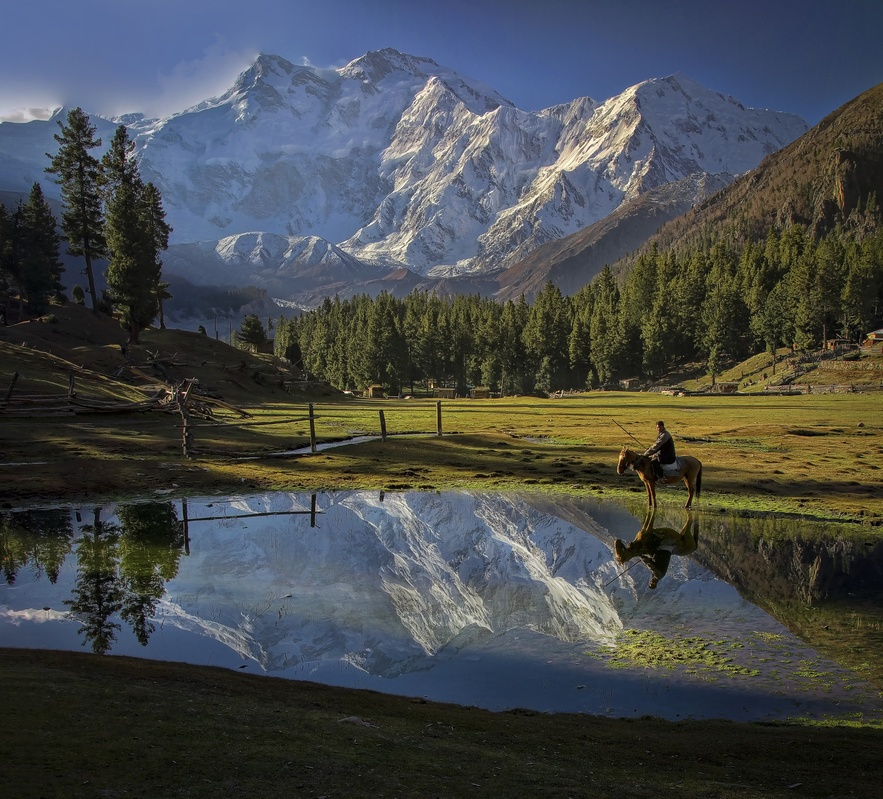
#> input picture dataset/0002.jpeg, 883 x 799 px, shrunk from 2040 x 1848 before the run
$ python -i processing.py   (imports and definitions only)
#> lines starting #> are read from the running program, lines starting #| are printed output that depends on the picture; after the words box and inside, x2 and y2 are one past the last pixel; in counts of white or black regions, pixels touching at a corner belong together
#> further down, picture is the input picture: shape (799, 883, 3); mean B, G, R 75.6, 74.1, 70.2
import cv2
import numpy as np
from pathlib import Path


# ============================================================
# 1. MEDIAN BLUR
# ============================================================

# [88 lines left out: functions median_blur, gaussian_blur, bilateral_filter, sharpen_image, not called in this run]

# ============================================================
# 5. INPAINTING
# ============================================================

def inpaint_image(image, kernel_size=5):
    """
    Khôi phục các vùng nhỏ bị lỗi, đốm hoặc vết xước
    bằng phương pháp Inpainting.
    """
#> called with kernel_size = 5

    if image is None:
        return None

    gray = cv2.cvtColor(
        image,
        cv2.COLOR_BGR2GRAY
    )
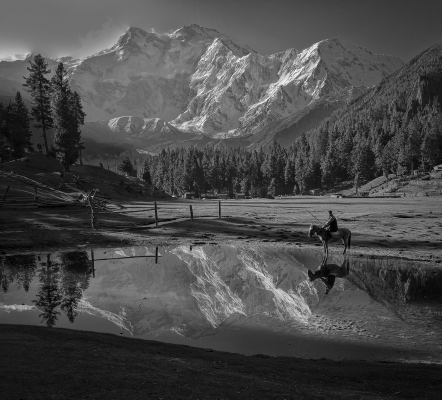
#> gray: shape (799, 883) (shown at 1/2 size); min 0, max 254, mean 73.1

    kernel_size = max(3, int(kernel_size))

    if kernel_size % 2 == 0:
        kernel_size += 1

    # Phát hiện các vùng tối bất thường
    kernel = cv2.getStructuringElement(
        cv2.MORPH_ELLIPSE,
        (kernel_size, kernel_size)
    )

    blackhat = cv2.morphologyEx(
        gray,
        cv2.MORPH_BLACKHAT,
        kernel
    )
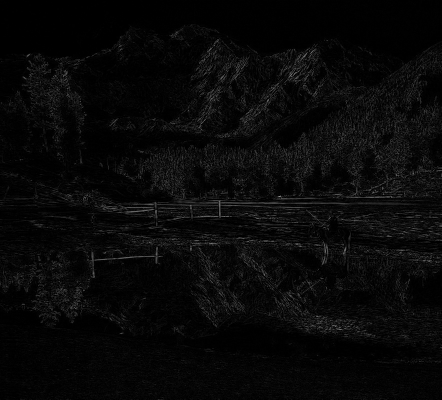
#> blackhat: shape (799, 883) (shown at 1/2 size); min 0, max 180, mean 8.4

    # Phát hiện vùng lỗi
    _, mask = cv2.threshold(
        blackhat,
        15,
        255,
        cv2.THRESH_BINARY
    )
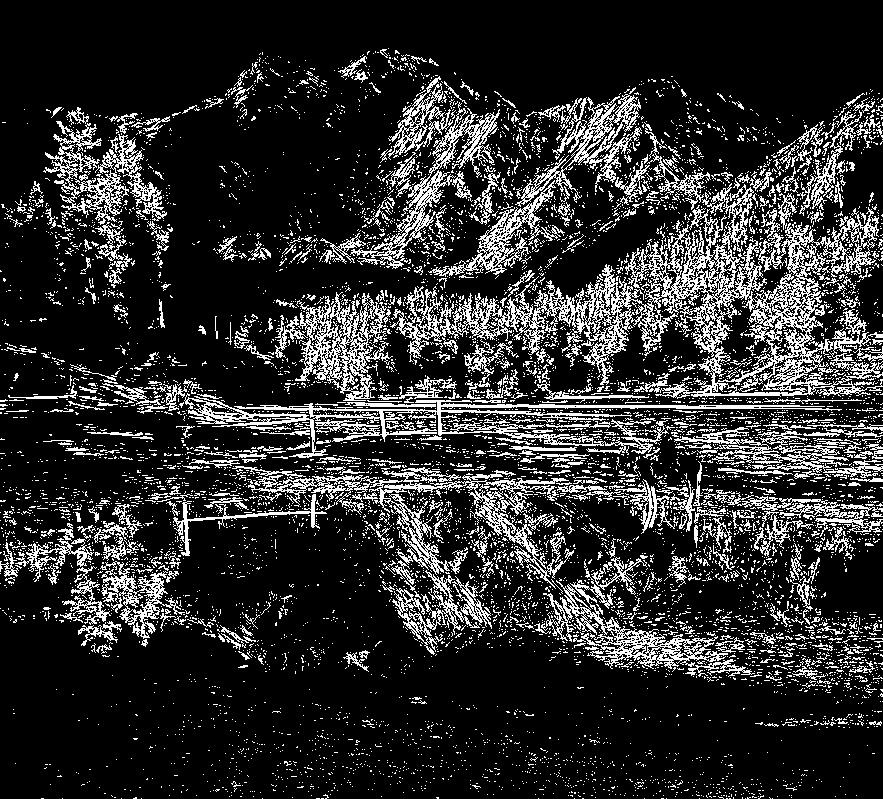
#> mask: shape (799, 883); 17.8% white in thin lines or dots

    # Loại bỏ vùng nhiễu rất nhỏ
    mask = cv2.morphologyEx(
        mask,
        cv2.MORPH_OPEN,
        np.ones((3, 3), np.uint8)
    )
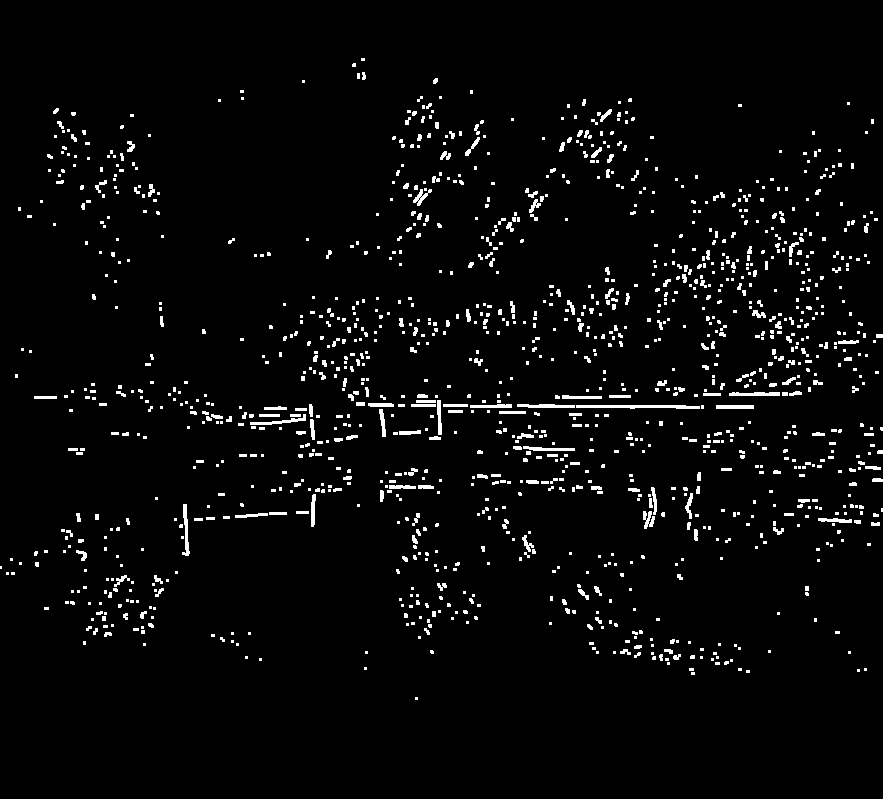
#> mask: shape (799, 883); 3.4% white; 1309 white regions (993 under 20 px), largest, box (x1, y1, x2, y2) and area: (576, 405, 700, 409) 387, (182, 504, 190, 556) 199, (517, 404, 575, 408) 191

    # Làm rộng nhẹ vùng cần khôi phục
    mask = cv2.dilate(
        mask,
        np.ones((3, 3), np.uint8),
        iterations=1
    )
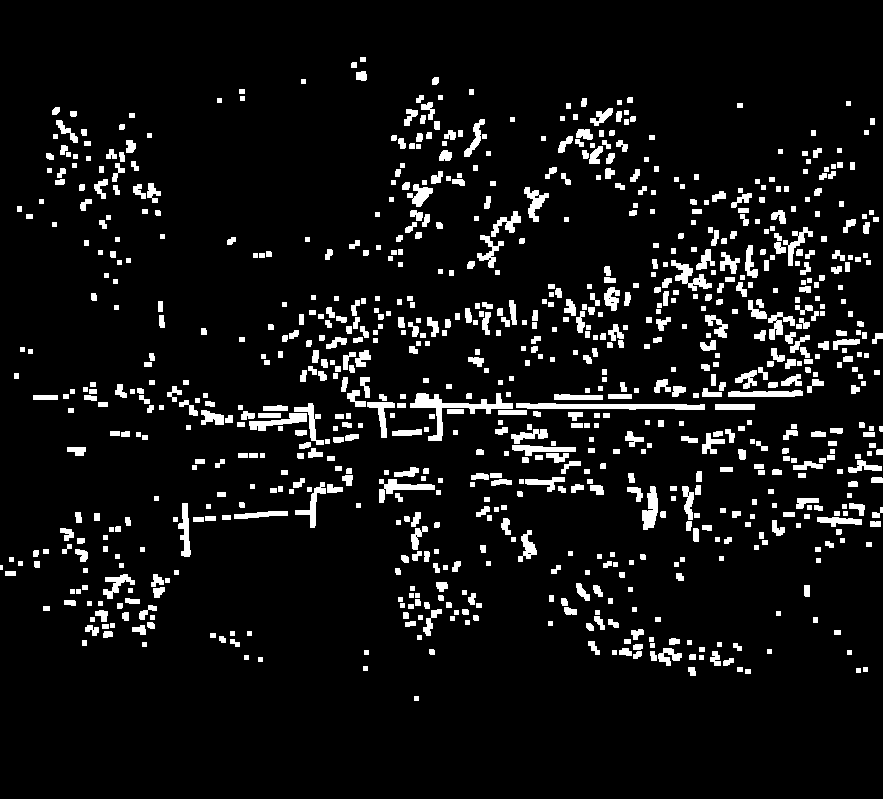
#> mask: shape (799, 883); 7.5% white; 861 white regions (1 under 20 px), largest, box (x1, y1, x2, y2) and area: (410, 393, 513, 441) 1109, (516, 403, 705, 410) 990, (379, 479, 435, 503) 473

    # Inpainting
    result = cv2.inpaint(
        image,
        mask,
        3,
        cv2.INPAINT_TELEA
    )
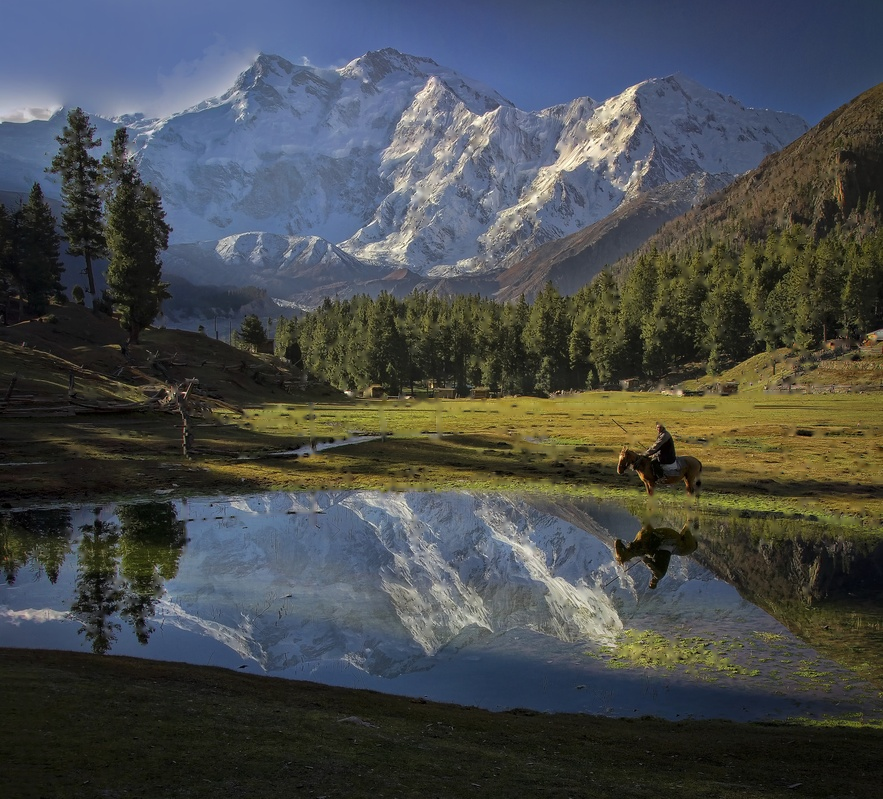
#> result: shape (799, 883, 3); mean B, G, R 76.4, 75.4, 71.5

    return result


# ============================================================
# 6. RESTORE IMAGE
# ============================================================

# [192 lines left out: functions restore_image, compare_methods, process_batch, not called in this run]

>>> import cv2
>>> picture = cv2.imread('dataset/0002.jpeg')
>>> result = inpaint_image(picture)

$ run again, on dataset/0003.jpeg
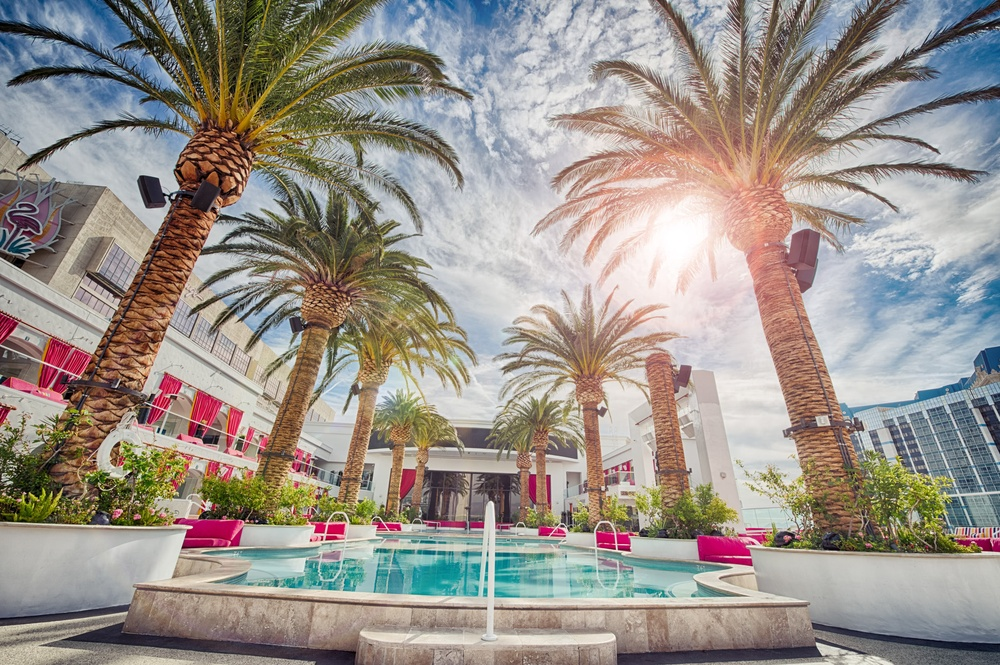
#> input picture dataset/0003.jpeg, 1000 x 665 px, shrunk from 2040 x 1356 before the run
#> picture is the input picture: shape (665, 1000, 3); mean B, G, R 139.8, 146.8, 154
#> in inpaint_image, `_, mask = cv2.threshold( blackhat, 15, 255, cv2.THRESH_BINARY )`:
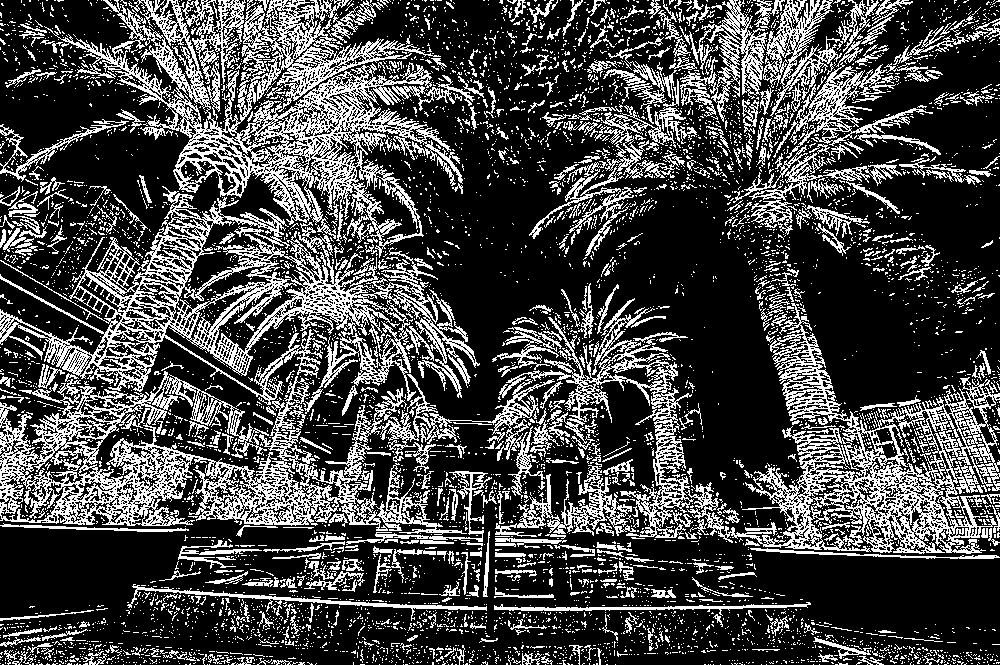
#> mask: shape (665, 1000); 27.5% white in thin lines or dots
#> in inpaint_image, `result = cv2.inpaint( image, mask, 3, cv2.INPAINT_TELEA )`:
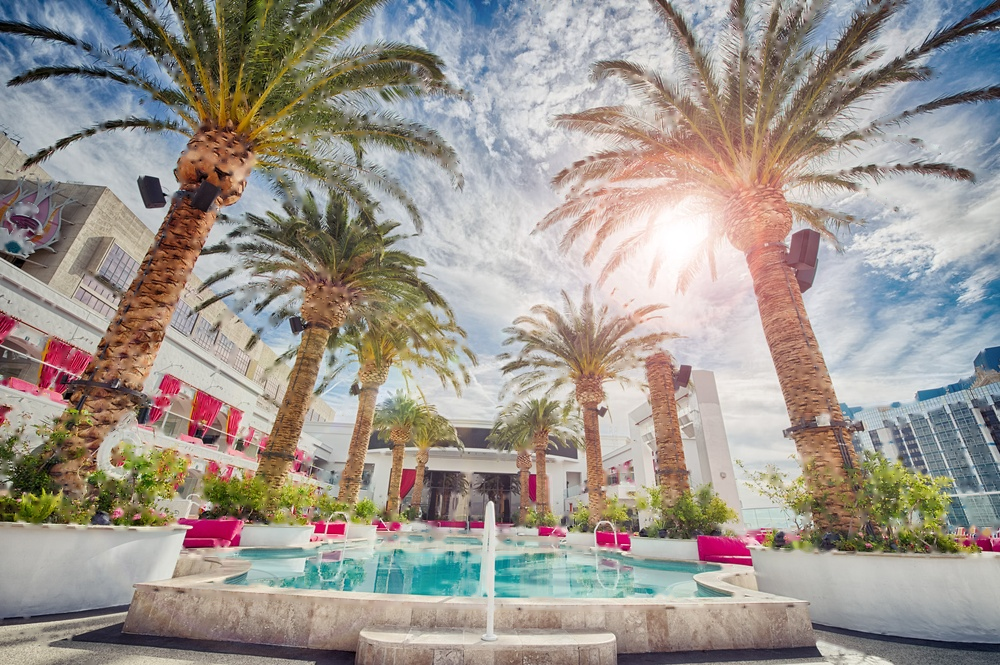
#> result: shape (665, 1000, 3); mean B, G, R 143.4, 150.7, 157.7

$ run again, on dataset/0006.jpeg
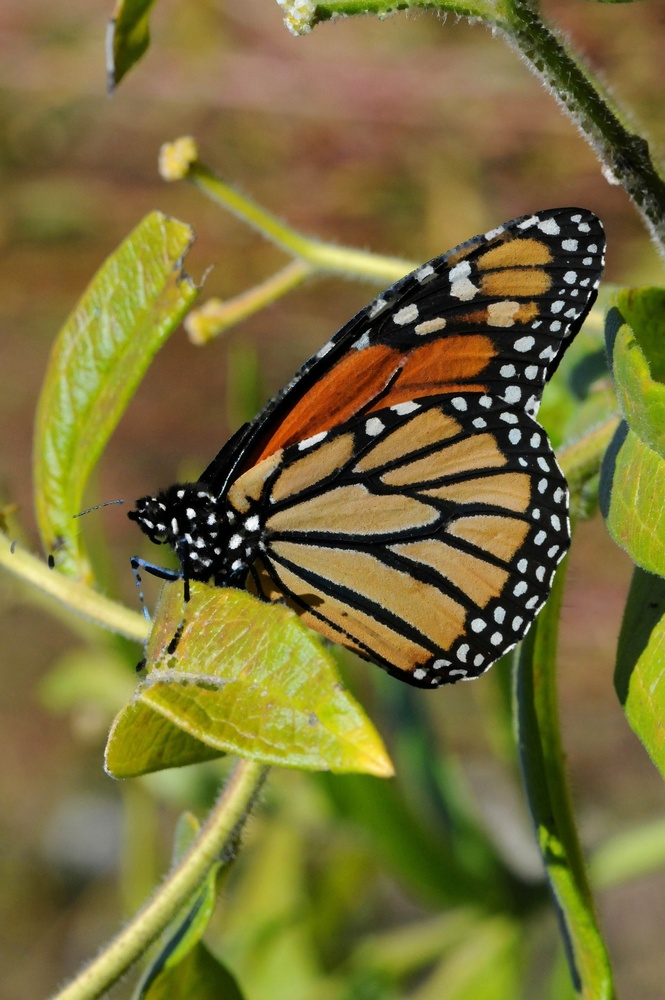
#> input picture dataset/0006.jpeg, 665 x 1000 px, shrunk from 1356 x 2040 before the run
#> picture is the input picture: shape (1000, 665, 3); mean B, G, R 56.6, 110.9, 120.6
#> in inpaint_image, `gray = cv2.cvtColor( image, cv2.COLOR_BGR2GRAY )`:
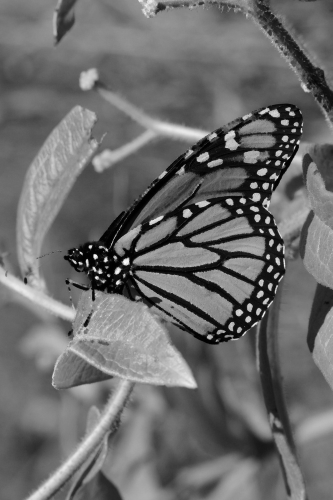
#> gray: shape (1000, 665) (shown at 1/2 size); min 0, max 255, mean 107.6
#> in inpaint_image, `mask = cv2.dilate( mask, np.ones((3, 3), np.uint8), iterations=1 )`:
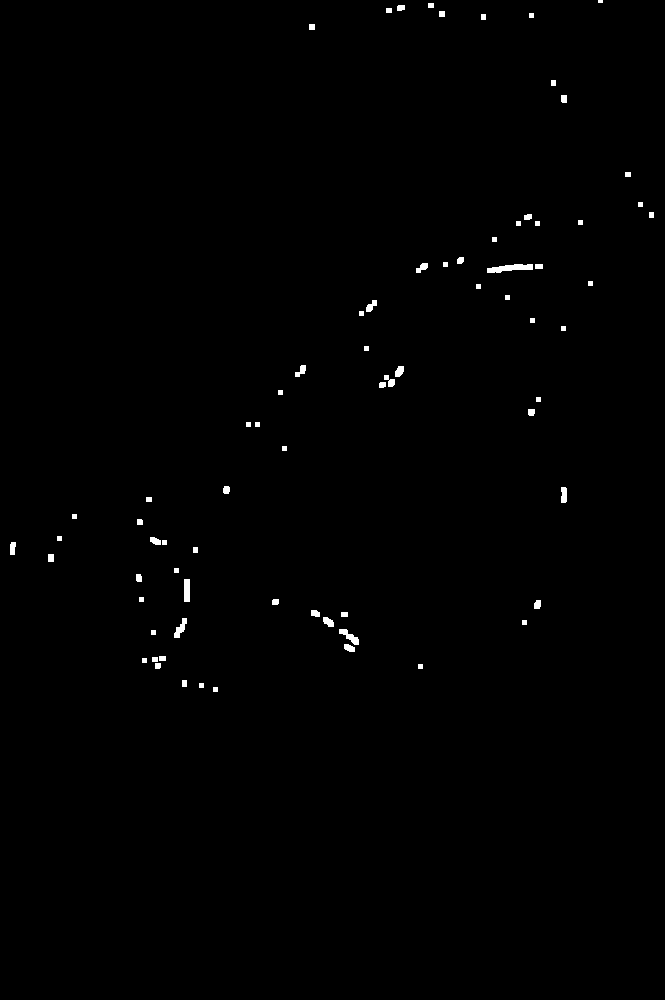
#> mask: shape (1000, 665); 0.49% white; 74 white regions (1 under 20 px), largest, box (x1, y1, x2, y2) and area: (487, 264, 533, 273) 263, (184, 579, 190, 602) 138, (339, 629, 359, 645) 138
